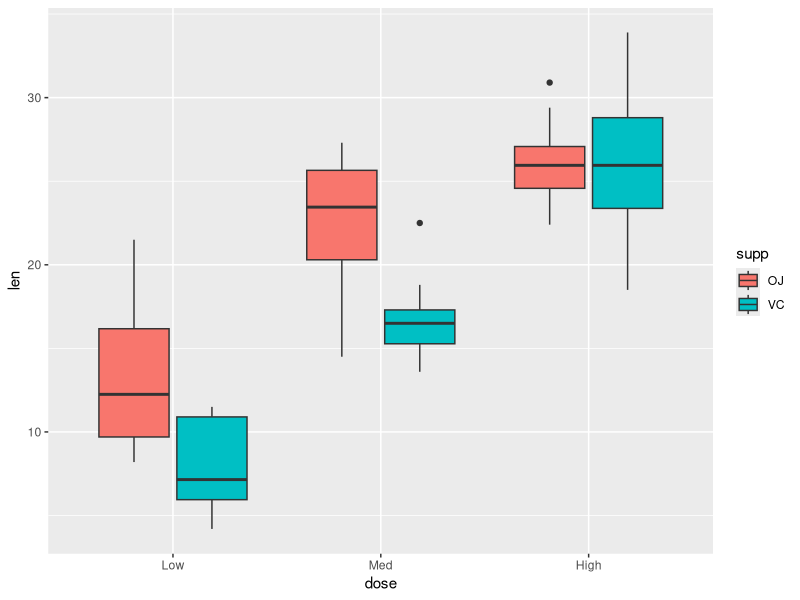

R code for this plot:
## ---- chunk 1
toothData <- read.csv("data/toothData.csv", stringsAsFactors=FALSE)
toothData$supp <- as.factor(toothData$supp)
toothData$dose <- factor(toothData$dose, levels=c("Low", "Med", "High"))
## ---- chunk 2
head(toothData)
summary(toothData)
nrow(toothData)
## ---- chunk 3
library(ggplot2)
ggplot(toothData, aes(x = dose, y = len, fill = supp)) +
  geom_boxplot()
## ---- chunk 4
t.test(len ~ supp, data = toothData, subset = dose == "Low")
## ---- chunk 5
results <- t.test(len ~ supp, data = toothData, subset = dose == "Low")
str(results)
## ---- chunk 6
myToothTest <- function(data){
  
  # Perform the t.test
  res <- t.test(len~supp, data)
  
  # Output the data.frame
  data.frame(Difference  = -diff(res$estimate),
             T = res$statistic,
             DF = res$parameter,
             P = res$p.value, 
             row.names= NULL)
  
}
## ---- chunk 7
subData <- subset(toothData, dose == "Low")
myToothTest(subData)
## ---- chunk 8
myToothTest <- function(doseLevel, data){
  
  # Check the structure of the inputs
  stopifnot(doseLevel %in% levels(data$dose))
  stopifnot(is.data.frame(data))
  stopifnot(names(data) %in% c("len", "supp", "dose"))
  
  # Subset the data
  data <- subset(data, dose == doseLevel)
  
  # Perform the t.test
  res <- t.test(len~supp, data)
  
  # Output the data.frame
  data.frame(Dose = doseLevel,
             Difference  = -diff(res$estimate),
             T = res$statistic,
             DF = res$parameter,
             P = res$p.value, 
             row.names= NULL)
  
}
## ---- chunk 9
myToothTest("Low", toothData)
## ---- chunk 10
y <- c(1, 16, 2, 9)
lapply(y, FUN = sqrt)
## ---- chunk 11
sapply(y, FUN = sqrt)
## ---- chunk 12
doseLevels <- levels(toothData$dose)
lapply(doseLevels, myToothTest, data = toothData)
## ---- chunk 13
library(dplyr)
## ---- chunk 14
doseResults <- lapply(doseLevels, myToothTest, data = toothData)
doseResults <- bind_rows(doseResults)
doseResults
## ---- chunk 15
library(knitr)
kable(doseResults)
